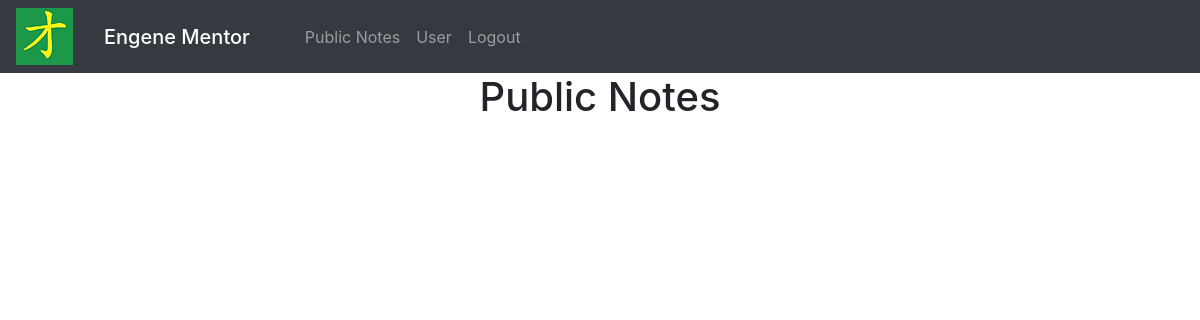
Page / (signed in) on the earlier database version.
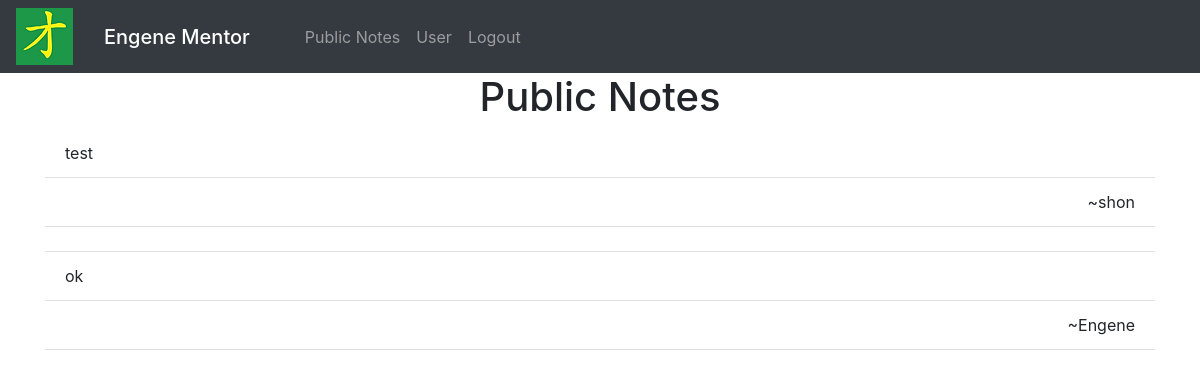
Same page on the later database version.
### website/models.py (models this page shows)
class Note(db.Model):
    id = db.Column(db.Integer, primary_key=True)
    data = db.Column(db.String(10000))
    date = db.Column(db.DateTime(timezone=True), default=func.now())
    private = db.Column(db.Boolean, default=True)
    user_id = db.Column(db.Integer, db.ForeignKey('user.id'))

### website/views.py (the view)
@views.route('/', methods=['GET'])
@login_required
def home():
    all_notes = Note.query.order_by(Note.date).all()
    notes_with_users = []
    for note in all_notes:
        if not note.private:
            user = User.query.get(note.user_id).first_name
            user = '~' + user
            notes_with_users.append((note.data, user))
    return render_template("home.html", user=current_user, notes=notes_with_users)

### website/__init__.py (called while the page is built)
def create_app():
    app = Flask(__name__)
    app.config['SECRET_KEY'] = 'hjshjhdjah kjshkjdhjs'
    app.config['SQLALCHEMY_DATABASE_URI'] = f'sqlite:///{DB_NAME}'
    db.init_app(app)
    from .views import views
    from .auth import auth
    app.register_blueprint(views, url_prefix='/')
    app.register_blueprint(auth, url_prefix='/')
    from .models import User, Note
    create_database(app)
    login_manager = LoginManager()
    login_manager.login_view = 'auth.login'
    login_manager.init_app(app)
    @login_manager.user_loader
    def load_user(id):
        return User.query.get(int(id))
    return app

### website/templates/home.html
{% extends "base.html" %} {% block title %}Home{% endblock %} {% block content%}
<h1 align="center">Public Notes</h1>
<ul class="list-group list-group-flush" id="notes">
  {% for note, user in notes %}
  <li class="list-group-item">
    {{ note }}
  </li>
  <li class="list-group-item", align="right">
    {{ user }}
  </li>
  <br>
  {% endfor %}
</ul>
{% endblock %}

Differences in the rows shown:
now on this page (row edited): Note: data "test", user "~shon"
now on this page (row edited): Note: data "ok", user "~Engene"
